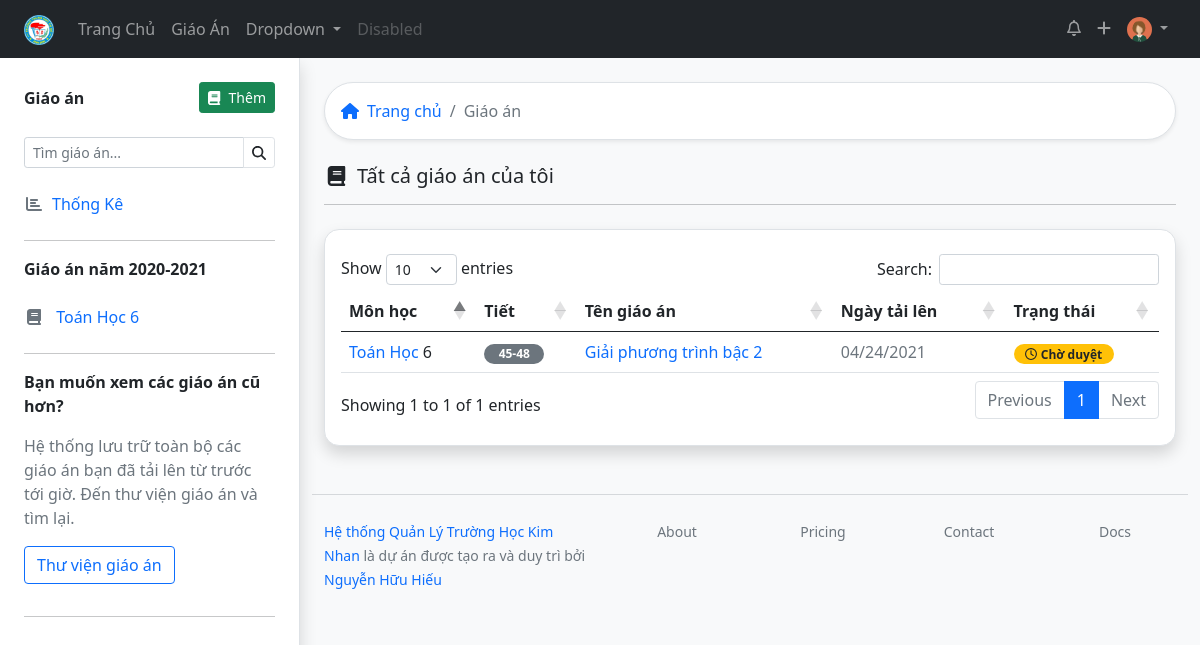
The page /lessons/ (signed in) on the database as committed earlier.
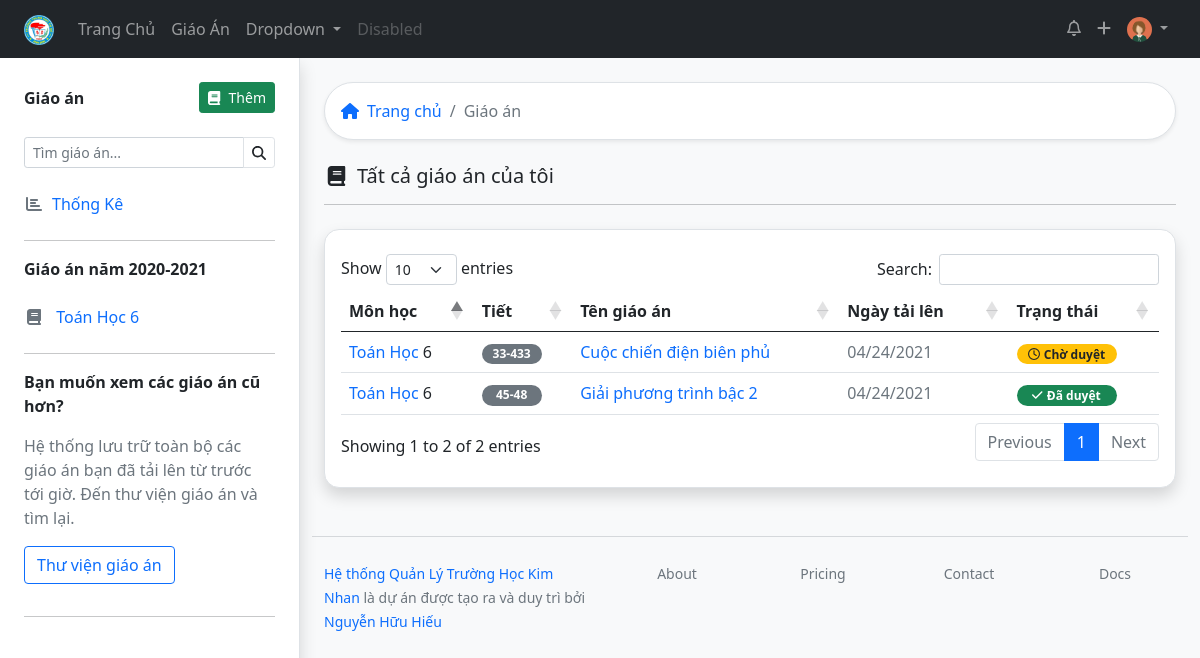
The same page on the database as committed later.
### lessonmanagement/models.py (models this page shows, shortened)
class Teacher(models.Model):
    user = models.OneToOneField(User, on_delete=models.SET_NULL, blank=True, null=True, verbose_name="Tài khoản đăng nhập", help_text="Tài khoản đăng nhập viết liền không dấu. Ví dụ: nhhieu. Viết tắt của Nguyễn Hữu Hiếu. Nếu trùng họ tên thì thêm số vào sau, ví dụ nhhieu2")
    firstname = models.CharField("Họ",max_length=20, blank=True)
    lastname = models.CharField("Tên", max_length=20, blank=True)
    zalo_number = models.DecimalField(verbose_name="Số điện thoại",help_text="Số điện thoại có đăng ký zalo, sử dụng để nhận thông báo từ ban giám hiệu", max_digits=12, decimal_places=0,null=True, blank=True)
    birth_date = models.DateField("Ngày sinh", null=True, blank=True)
    SEX_CHOICES = [
    ('male', 'Nam'),
    ('female', 'Nữ')
    ]
    sex = models.CharField(verbose_name="Giới tính", max_length=6, choices=SEX_CHOICES, null=True, blank=True)
    main_subject = models.ForeignKey("Subject",on_delete=models.SET_NULL,null=True,blank=True, verbose_name="Chuyên môn chính")
    EDUCATION_LEVEL_CHOICES = [
        ('inter', 'Trung Cấp'),
        ('college', 'Cao Đẳng'),
        ('university', 'Đại Học'),
        ('master', 'Thạc Sĩ')
    ]
    education_level = models.CharField(max_length=20, choices=EDUCATION_LEVEL_CHOICES, null=True, blank=True)
    is_work = models.BooleanField("Có đang công tác",default=True, help_text="Tích vào ô nếu đang công tác tại trường, bỏ tích nếu đã nghỉ hưu hoặc chuyển sang đơn vị khác")
    def user_directory_path(instance, filename):
        return 'user_{0}/{1}'.format(instance.user.id, filename)
    avatar = models.ImageField("Ảnh đại diện", help_text = "Ảnh nên được crop về ảnh vuông để đạt được độ thẩm mỹ cao nhất",upload_to = user_directory_path, blank = True, null = True)
    def full_name(self):
        return ('%s %s') % (self.firstname, self.lastname)
    class Meta:
        verbose_name = "Giáo viên"
        verbose_name_plural = "Giáo viên"
    def lesson_list(self):
        return self.lesson_set.all()
    def subject_classyear_list(self):
        return self.subjectclassyear_set.filter(is_teach_now = True).order_by('subject__title').values('subject__title', 'classyear__startyear').distinct()

class SchoolAbstract(models.Model):
    title = models.CharField(max_length=50, verbose_name="Tiêu đề")
    description = models.CharField(max_length=200, verbose_name="Mô tả sơ lược", blank=True)
    cover = models.ImageField(upload_to="coverimages/", verbose_name="Ảnh bìa", null = True, blank = True)
    class Meta:
        abstract = True
    def __str__(self):
        return self.title

class Subject(SchoolAbstract):
    group = models.ForeignKey("GroupSubject", related_name='subject123',on_delete=models.SET_NULL, null=True, blank=True, verbose_name='Bộ môn')
    subject_slug = models.SlugField(max_length=50, null=True, blank=True)
    class Meta:
        verbose_name = "Môn học"
        verbose_name_plural = "Môn học"

class Lesson(models.Model):
    title = models.CharField(max_length=200)
    upload_time = models.DateTimeField(auto_now_add=True)
    LEVEL_CHOICES = [
        (6, 6),
        (7, 7),
        (8, 8),
        (9, 9)
    ]
    level = models.IntegerField(choices=LEVEL_CHOICES)
    description = models.CharField(max_length=200, null=True, blank=True)
    teacher = models.ForeignKey(Teacher, on_delete=models.CASCADE)
    subject = models.ForeignKey(Subject, on_delete=models.CASCADE)
    start_number_lesson = models.IntegerField(help_text="Bài giảng này ở tiết số mấy")
    cout_number_lesson = models.IntegerField(help_text="Bài giảng này trong bao nhiêu tiết")
    STATUS_CHOICES = [
    ('pending', 'Chờ duyệt'),
    ('acept', 'Đã duyệt'),
    ('deny', 'Bị từ chối'),
    ]
    status = models.CharField(max_length=10, blank=True, choices=STATUS_CHOICES ,default='pending')
    checker = models.ForeignKey(Teacher, related_name="lesson_checker" ,on_delete=models.SET_NULL, null=True, blank=True)
    check_date = models.DateTimeField(auto_now=True)
    note_checker = models.CharField(max_length=200, blank=True)
    class Meta:
        verbose_name = "Giáo Án"
        verbose_name_plural = "Giáo Án"
        ordering = ["-upload_time"]

### lessonmanagement/views.py (the view)
# urls.py: path('lessons/', views.alllessons, name="alllessons"),
def alllessons(request):
    context = {}
    return render(request, 'all_lessons.html', context)

### lessonmanagement/templatetags/lessonmanagement_extras.py (called while the page is built)
@register.filter
def classlevel(value):
    now = datetime.now()
    i = 0
    if (now.month < 9):
        i =  (now.year - value) + 5
    else:
        i = (now.year - value) + 6
    if i in [6,7,8,9]:
        return i
    else:
        return value

### lessonmanagement/templates/all_lessons.html
{% extends 'base_withsidebar.html' %}
{% block content %}
{% load static %}
<div class="bg-white border shadow-sm p-3 rounded-pill mb-4">
  <nav aria-label="breadcrumb">
    <ol class="breadcrumb m-0 ">
      <li class="breadcrumb-item"><a href="{% url 'index' %}" class="text-decoration-none"><i class="fas fa-home me-2"></i>Trang chủ</a></li>
      <li class="breadcrumb-item active"> Giáo án</li>
    </ol>
  </nav>
</div>
{% if request.user.teacher.lesson_list %}
<h5><i class="fas fa-book fa-fw me-2 "></i>Tất cả giáo án của tôi</h5>
<hr class="mb-4">
            <div class="border py-4 px-3 rounded-15 shadow bg-white">
                {% include "table/table_all.html" %}
            </div>
            {% else %}
            {% include 'empty_lesson.html' %}
            {% endif %}
  {% endblock %}

### lessonmanagement/templates/base_withsidebar.html (shortened to what this page needs)
      <!doctype html>
<html lang="en">
  <head>
    {% load static %}
    <link rel="stylesheet" href="https://cdn.jsdelivr.net/npm/bootstrap@5.0.0-beta1/dist/css/bootstrap.min.css">
    <link rel="stylesheet" href="https://cdn.datatables.net/1.10.24/css/dataTables.bootstrap5.min.css">
    <link href="https://cdn.jsdelivr.net/npm/bootstrap@5.0.0-beta3/dist/css/bootstrap.min.css" rel="stylesheet">
    <link rel="stylesheet" href="{% static 'css/style.css' %}">
  </head>
  <body>
    {% include 'topnav.html' %}
    <div class="container-fluid bg-light" >
      <div class="row">
        <div class="col-3 border-end px-lg-4 bg-white shadow " style="min-height: 100vh">
          {% include 'sidebar.html' %}
        </div>
        <div class="col-9 pt-4 px-lg-4">
          {% block content %}
          {% endblock %}
          {% include 'footer_withsidebar.html' %}
        </div>
      </div>
    </div>
  </body>
</html>

### lessonmanagement/templates/topnav.html (shortened to what this page needs)
      {% load static %}
      <nav class="navbar navbar-expand-lg navbar-dark bg-dark  ">
        <div class="container-fluid px-lg-4">
          <a class="navbar-brand" href="{% url 'index' %}"><img src="{% static 'imgs/logo_thcsanhson.png'%}" alt="" height="30px"></a>
          <div class="collapse navbar-collapse" id="navbarSupportedContent">
            <ul class="navbar-nav me-auto mb-2 mb-lg-0">
              <li class="nav-item">
                <a class="nav-link {% if request.path == '/' %} active {% endif %}" aria-current="page" href="{% url 'index' %}">Trang Chủ</a>
              </li>
              <li class="nav-item">
                <a class="nav-link {% if request.path == '/lessondashboard/' %} active {% endif %}" href="{% url 'lessondashboard' %}">Giáo Án</a>
              </li>
              <li class="nav-item dropdown">
                <a class="nav-link dropdown-toggle" href="#" id="navbarDropdown" role="button" data-bs-toggle="dropdown" aria-expanded="false">
                  Dropdown
                </a>
              </li>
              <li class="nav-item">
                <a class="nav-link disabled" href="#" tabindex="-1" aria-disabled="true">Disabled</a>
              </li>
            </ul>
            <ul class="navbar-nav  mb-2 mb-lg-0">
              <li class="nav-item">
                <a class="nav-link"  href="#"><i class="far fa-bell"></i></a>
              </li>
              <li class="nav-item">
                <a class="nav-link" href="#"><i class="fas fa-plus"></i></a>
              </li>
              <li class="nav-item dropdown">
                <a class="nav-link dropdown-toggle" href="#" id="navbarDropdown" role="button" data-bs-toggle="dropdown" aria-expanded="false">
                  <img src="{% if request.user.teacher.avatar %}{{ request.user.teacher.avatar.url }} {% endif %}" class="rounded-circle" alt="" height="25px">
                </a>
              </li>
            </ul>
          </div>
        </div>
      </nav>

### lessonmanagement/templates/sidebar.html (shortened to what this page needs)
{% load lessonmanagement_extras %}
{% with teacher=request.user.teacher %}
<div class="position-sticky top-0 start-0 pt-4">
    <div class="d-flex justify-content-between mb-4 align-items-center">
      <span class="fw-bold">Giáo án</span>
      <a href="{% url 'addlesson' %}" class="btn btn-success btn-sm  "><i class="fas fa-book me-2"></i>Thêm</a>
      </div>
      <form action="">
        <div class="input-group input-group-sm mb-3">
        <input type="search" class="form-control " list="datalistOptions" id="exampleDataList" placeholder="Tìm giáo án..." aria-describedby="button-addon2">
          <button class="btn border" type="submit" id="button-addon2"><i class="fas fa-search"></i></button>
        </div>
      </form>
      <div class="list-group">
        <a href="{% url 'lessondashboard' %}" class="list-group-item list-group-item-action border-0 text-primary ps-0 {% if request.path == '/lessondashboard/' %} fw-bold {% endif %}"><i class="fas fa-chart-bar me-2 text-muted  fa-fw "></i>Thống Kê</a>
        <hr >
        {% now "m" as current_month %}
        {% now "Y" as current_year %}
        {% if current_month|add:"0" < 9 %}
      <span class="fw-bold mb-3">Giáo án năm {{ current_year|add:'-1'}}-{{current_year }} </span>
      {% else %}
      <span class="fw-bold mb-3">Giáo án năm {{current_year }}-{{current_year|add:'1' }} </span>
       {% endif %}
        {% for i in teacher.subject_classyear_list %}
     <a href="{% url 'lessons_subject_level' i.subject__title|slugify i.classyear__startyear %}" class="list-group-item list-group-item-action border-0 text-primary ps-0"><i class="fas fa-book fa-fw me-2 text-muted"></i> {{ i.subject__title }} {{ i.classyear__startyear|classlevel }} </a>
        {% endfor %}
        <hr>
        <span class="fw-bold mb-3">Bạn muốn xem các giáo án cũ hơn?</span>
        <p class="text-muted pe-3">Hệ thống lưu trữ toàn bộ các giáo án bạn đã tải lên từ trước tới giờ. Đến thư viện giáo án và tìm lại.</p>
      </div>
      <a href="{% url 'alllessons' %}" class="btn btn-outline-primary mb-3">Thư viện giáo án </a>
      <hr>
    </div>
  {% endwith %}

### lessonmanagement/templates/table/table_all.html (shortened to what this page needs)
<table id="exampletable" class="table table-hover  " style="width:100%">
    <thead >
        <tr>
            <th>Môn học</th>
            <th>Tiết</th>
            <th>Tên giáo án</th>
            <th>Ngày tải lên</th>
            <th>Trạng thái</th>
        </tr>
    </thead>
    <tbody>
        {% for lesson in request.user.teacher.lesson_list %}
        <tr>
            <td> <a href="#" class="text-decoration-none"> {{ lesson.subject }} </a>{{ lesson.level }}
            </td>
            <td>
                <span class="badge rounded-pill bg-secondary" style="width: 60px;">{{ lesson.start_number_lesson}}{% if lesson.cout_number_lesson > 1 %}-{{ lesson.start_number_lesson|add:lesson.cout_number_lesson }} {% endif %}</span>
            </td>
            <td><a href="{% url 'lesson' lesson.id %}" class="text-decoration-none">{{ lesson.title }}  </a></td>
            <td class="text-muted" >{{ lesson.upload_time|date:"SHORT_DATE_FORMAT" }}</td>
            <td>                    {% if lesson.status == "pending" %}
                <span class="badge bg-warning text-dark rounded-pill" style="width: 100px;"><i class="far fa-clock me-1"></i>{{ lesson.get_status_display}}</span>
                {% elif lesson.status == "acept" %}
                <span class="badge bg-success  rounded-pill"  style="width: 100px;"><i class="fas fa-check me-1"></i>{{ lesson.get_status_display}}</span>
                 {% elif lesson.status == "deny" %}
                 <span class="badge bg-danger  rounded-pill"  style="width: 100px;"><i class="fas fa-times me-1"></i>{{ lesson.get_status_display}}</span>
                {% endif %} </td>
        </tr>
        {% endfor %}
    </tbody>
</table>

### lessonmanagement/templates/footer_withsidebar.html
            <div class="row my-5 justify-content-between text-muted">
                <hr class="mb-4">
                <div class="col-4">
                  <small>
                  <a href="#" class="text-decoration-none ">
                 Hệ thống Quản Lý Trường Học Kim Nhan</a><span class="text-muted">
                  là dự án được tạo ra và duy trì bởi <a href="#" class="text-decoration-none">Nguyễn Hữu Hiếu</a> </span>
                </small>
                </div>
                <div class="col-2 text-muted text-center">
                  <small>
                  <a href="#" class="text-decoration-none text-secondary">About</a> </small> </div>
                <div class="col-2 text-muted text-center">
                  <small>
                  <a href="#" class="text-decoration-none text-secondary">Pricing</a> </small> </div>
                <div class="col-2 text-muted text-center">
                  <small>
                  <a href="#" class="text-decoration-none text-secondary">Contact</a></small>  </div>
                <div class="col-2 text-muted text-center">
                  <small>
                  <a href="#" class="text-decoration-none text-secondary">Docs</a> </small> </div>
              </div>

### lessonmanagement/static/css/style.css (style rules this page uses)
.rounded-15 { -webkit-border-radius: 15px; -moz-border-radius: 15px; border-radius: 15px; }

Rows that differ between the two databases and show on the page:
added Lesson: subject "Toán Học", level "6", start_number_lesson "33", start_number_lesson|add "433", title "Cuộc chiến điện biên phủ", upload_time "04/24/2021", status "Chờ duyệt"
changed Lesson "Giải phương trình bậc 2": status "Chờ duyệt" → "Đã duyệt"
Other text that changed with them:
text written by a page script: "Show entries Search: Showing 1 to 1 of 1 entries Previous 1 Next" → "Show entries Search: Showing 1 to 2 of 2 entries Previous 1 Next"
